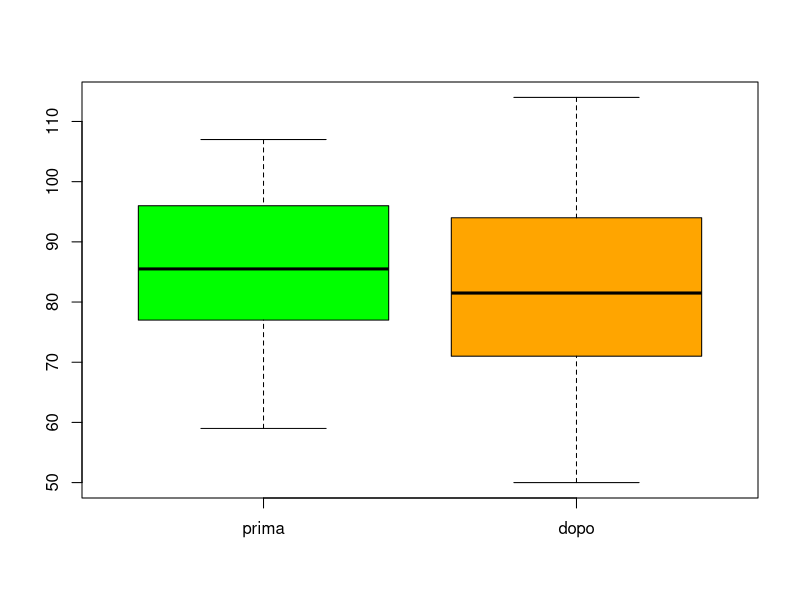
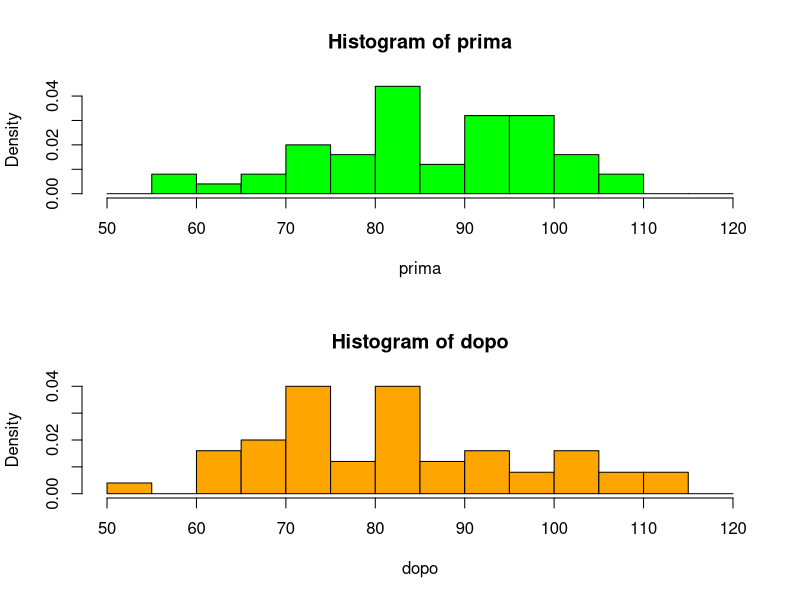
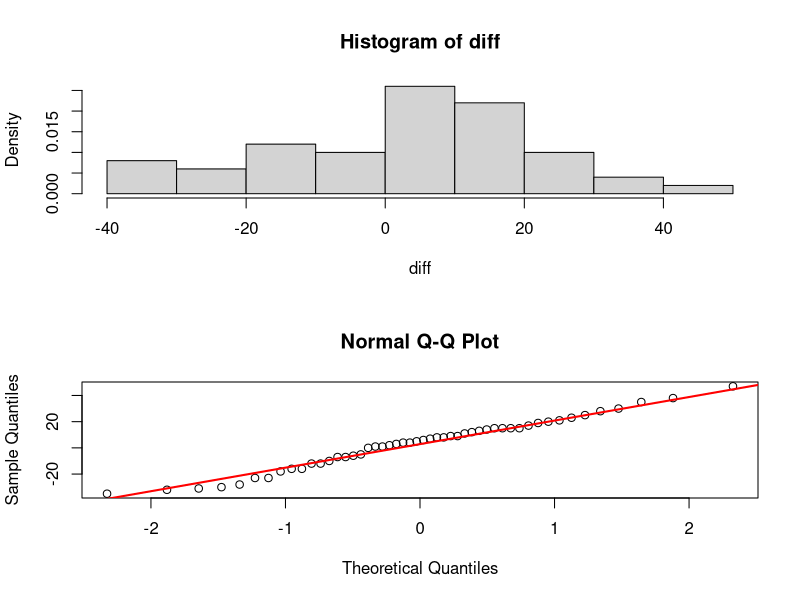
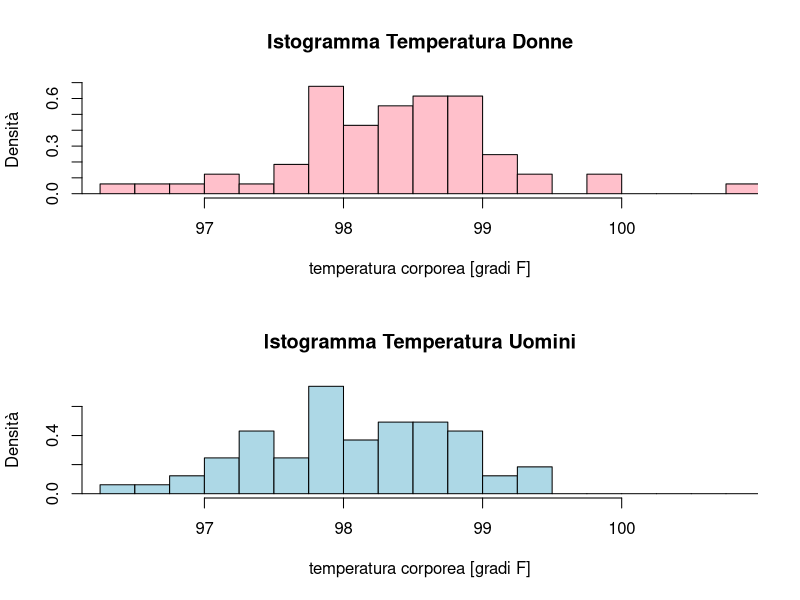
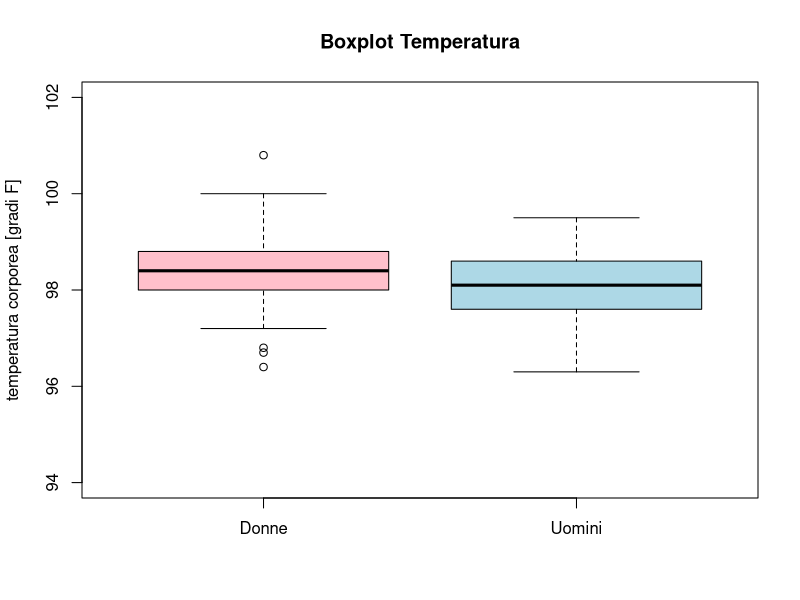
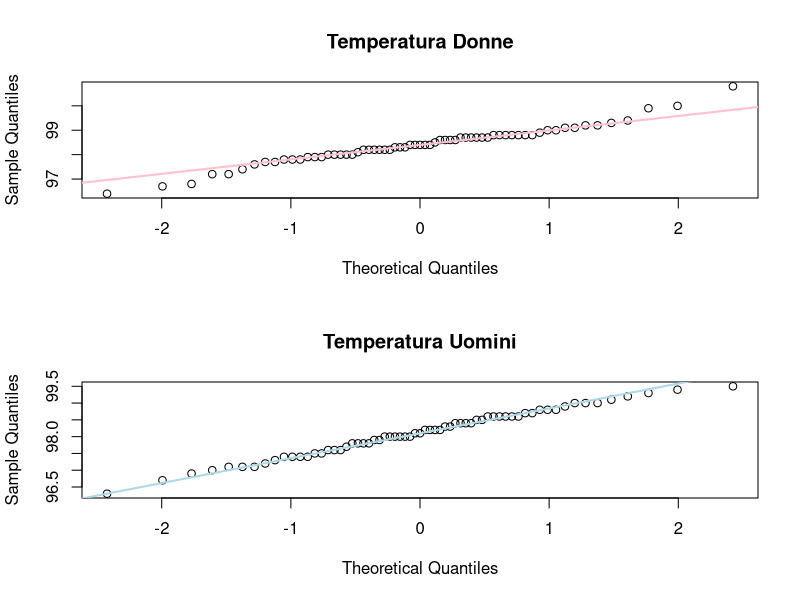

R code for these plots, in order:
## ---- chunk 1
knitr::opts_chunk$set(echo = TRUE)
## ---- chunk 2
rm(list=ls())
graphics.off()
## ---- chunk 3
# Importazione dei dati
dati <- read.table('jogging.txt')
head(dati)

# Si vuole stabilire se l'attività sportiva porta ad una diminuzione 
# della frequenza cardiaca a riposo.
# Viene quindi richiesto di:
# 1) eseguire un'esplorazione grafica dei dati;
# 2) eseguire un test d'ipotesi per stabilire se l'attività sportiva porta ad una diminuzione 
#    della frequenza cardiaca a riposo;
# 3) calcolare un intervallo di confidenza per la differenza di medie al livello di confidenza 90%.

dim(dati)
n <- dim(dati)[1] # n ? il numero di pazienti (dimensione del campione)
names(dati)

attach(dati)

# 1): Esplorazione grafica della frequenza cardiaca prima e dopo
# il programma di jogging

boxplot(dati, col=c('green','orange'))

dev.new()
par(mfrow=c(2,1))
hist(prima, prob=T, xlim=c(50,120), breaks=seq(50,120,by=5), col='green')
hist(dopo, prob=T, xlim=c(50,120), breaks=seq(50,120,by=5), col='orange')

# Dopo il mese di attività sportiva la mediana della frequenza cardiaca è leggermente
# diminuita ma è aumentata la variabilità del campione.

# 2): Test d'ipotesi per la differenza di medie

# I dati sono accoppiati perchè le misurazioni prima e dopo sono effettuate 
# sulle stesse persone.
# Si può quindi creare una nuova variabile diff che rappresenta la differenza 
# tra la frequenza prima dell'attività sportiva e dopo.

diff <- prima-dopo

diff.media <- mean(diff)
diff.media

# Prima di procedere con il test doppiamo verifica della normalità di diff
dev.new()
par(mfrow=c(2,1))
hist(diff,prob=TRUE)
qqnorm(diff)
qqline(diff,lwd=2,col='red')

shapiro.test(diff)
# La differenza dei dati può essere considerata normale

# Dato che stiamo considerando diff = prima - dopo, per stabilire se l'attività sportiva porta 
# ad una diminuzione della frequenza cardiaca a riposo, dobbiamo quindi provare che diff 
# sia effettivamente maggiore di 0.
# Per fare questo possiamo effettuare un test sulla media della differenza
# H0: mu.diff<=0 vs H1: mu.diff>0

t.test(diff, mu=0, alternative = "greater")
# Ad un livello di significatività del 5%,  non possiamo rifiutare l'ipotesi nulla

# O in alternativa:
t.test(prima, dopo, mu=0, alternative = "greater", paired = TRUE)

# N.B. Attenzione alla concordanza tra l'ordine di prima, dopo e l'alternative hypothesis.

# 3): IC bilatero per la differenza delle medie al 90%
alpha <- 0.10
t.test(prima, dopo, mu=0, alternative = "two.sided", paired = TRUE, conf.level = 1-alpha)

# IC 90% per (prima-dopo) = [-1.157734; 7.917734]

detach(dati)
rm(list=ls())
graphics.off()


## ---- chunk 4
# Riprendiamo i dati del file temperatura.txt.
# Carichiamo i dati contenuti nel file temperatura.txt:
dati <- read.table('temperatura.txt', header=T)
head(dati)

# Essi rappresentano la temperatura corporea (espressa in gradi Fahrenheit)
# di un campione di 130 soggetti, di cui 65 maschi e 65 femmine.
# Si vuole stabilire se la media reale della temperatura corporea della popolazione
# sia 98.6 gradi F

# 1) Stabilire se ci sono differenze nella temperatura corporea dovute al
#    sesso del soggetto per mezzo di grafici e di un opportuno test.
# 2) Calcolare un intervallo di confidenza bilatero per la differenza nella 
#    temperatura corporea tra donne e uomini a livello 97%.
# 3) Stabilire se la temperatura corporea media delle donne è superiore 
#    alla temperatura corporea media degli uomini.

dim(dati)
n <- dim(dati)[1] # n è il numero di pazienti (dimensione del campione)
names(dati)

attach(dati)

# 1): Rappresentiamo gli istogrammi delle due popolazioni e i boxplot
# e facciamo un test d'ipotesi per la differenza tra le medie
# delle temperature corporee nelle due sottopopolazioni individuate
# dal sesso.

# Consideriamo innanzitutto i due campioni distinti per sesso
temp.m <- Temperatura[which(Sesso=='U')]
temp.f <- Temperatura[which(Sesso=='D')]
# ora ho due campioni di ampiezza dimezzata
n.m <- length(temp.m)
n.f <- length(temp.f)
n.m
n.f

# esplorazione grafica
dev.new()
par(mfrow=c(2,1))
hist(temp.f, prob=TRUE, main='Istogramma Temperatura Donne',
     xlab='temperatura corporea [gradi F]',
     ylab='Densità', col='pink', xlim=range(Temperatura), breaks=seq(96,101,.25))
hist(temp.m, prob=TRUE, main='Istogramma Temperatura Uomini',
     xlab='temperatura corporea [gradi F]',
     ylab='Densità', col='lightblue', xlim=range(Temperatura), breaks=seq(96,101,.25))

dev.new()
par(mfrow=c(1,1))
boxplot(temp.f, temp.m, horizontal=FALSE, main='Boxplot Temperatura',
        names=c('Donne','Uomini'), col=c('pink','lightblue'),
        ylab='temperatura corporea [gradi F]', ylim=c(94,102))

# Tendenza delle donne ad avere una temperatura corporea più alta rispetto agli uomini.

# Prima di effettuare il test sulle medie verifichiamo la normalità
# delle due popolazioni osservazione: per questo tipo di test di ipotesi
# la verifica della normalit? va fatta in maniera distinta per le due popolazioni
dev.new()
par(mfrow=c(2,1)) 
qqnorm(temp.f, main='Temperatura Donne')
qqline(temp.f, col='pink',lwd=2)
qqnorm(temp.m, main='Temperatura Uomini')
qqline(temp.m, col='light blue',lwd=2)

shapiro.test(temp.f)
shapiro.test(temp.m)
# Consideriamo comunque i due campioni normali

# Test d'ipotesi sulla differenza di media tra due popolazioni
#       H_0: mu_F = mu_M    vs     H_1: mu_F != mu_M
t.test(temp.f, temp.m, mu=0, alternative = "two.sided", paired = FALSE, var.equal = TRUE)

# Al livello 5% ho evidenza per rifiutare H_0 ed affermare che esiste una
# differenza nella media della temperatura corporea nelle due sottopopolazioni.
# Al livello 1% non avrei rifiutato H_0.

# 2): IC bilatero per la differenza nella temperatura corporea tra donne 
# e uomini a livello 97%.
alpha <- 0.03
t.test(temp.f, temp.m, mu=0, alternative = "two.sided",
       paired = FALSE, conf.level = 1-alpha, var.equal = TRUE)

# IC al 95% per (donne-uomini): [0.03882; 0.53964]

# 3): Facciamo un test d'ipotesi per la differenza tra le medie
# delle temperature corporee nelle due sottopopolazioni individuate
# dal sesso per stabilire se la temperatura corporea media delle donne è
# superiore a quella degli uomini.

# Abbiamo già verificato che
# 1) Le due popolazioni sono normali
# Possiamo procedere con il test unilatero

# Test unilatero sulla differenza di media tra due popolazioni
#       H_0: mu_F <= mu_M    vs     H_1: mu_F > mu_M
alpha <- 0.05
t.test(temp.f, temp.m, mu=0, alternative = "greater",
       paired = FALSE, conf.level = 1-alpha, var.equal = TRUE)

# Al livello 5% ho evidenza per rifiutare H_0 ed affermare che la temperatura 
# corporea media delle donne è superiore a quella degli uomini.
# Al livello 1% non avrei rifiutato H_0.

detach(dati)
